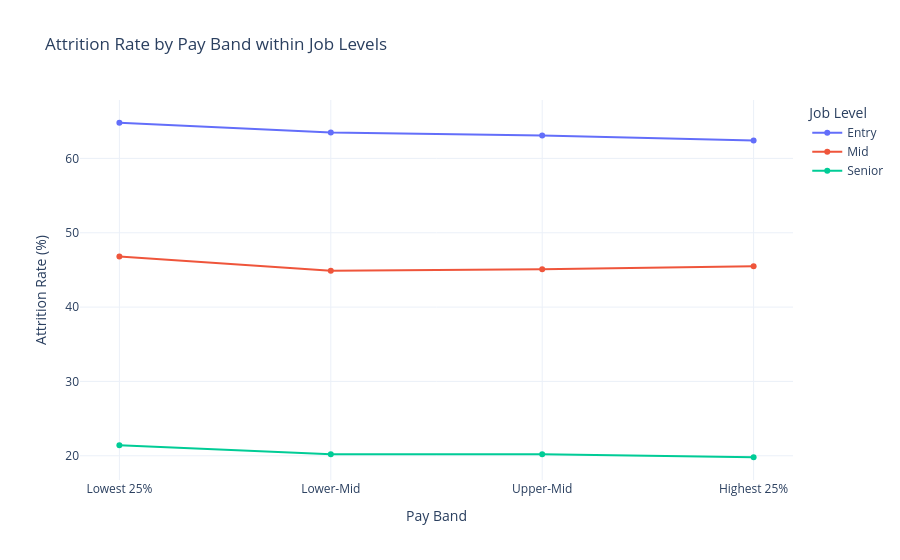

Notebook code for this chart:
### Markdown cell above
### Q4 · Pay Fairness
Analyzing attrition within pay bands at the same job level to identify fairness issues.

### Code cell
df['pay_band'] = df.groupby('job_level', observed=True)['monthly_income'].transform(
    lambda x: pd.qcut(x, 4, labels=['Lowest 25%', 'Lower-Mid', 'Upper-Mid', 'Highest 25%'])
)
pay_stats = rate_table(df, ['job_level', 'pay_band'])

fig = px.line(pay_stats, x="pay_band", y="rate", color="job_level", markers=True,
              title="Attrition Rate by Pay Band within Job Levels",
              labels=LABELS)
fig.update_layout(template=TEMPLATE)
fig.show()

show_answer(
    "Q4", "Pay Fairness & Retention",
    "Attrition is highest for the lowest-paid 25% within each job level. The retention benefit of pay flattens after the 'Upper-Mid' band.",
    "Review pay-band midpoints and prioritize raises for those in the 'Lowest 25%' to fix fairness-driven attrition."
)

### Figure 1 — Plotly figure (JSON) as saved in the notebook; plotly's stock layout.template omitted (floating-point values rounded to 4 significant figures)
{"data": [{"hovertemplate": "Job Level=Entry<br>Pay Band=%{x}<br>Attrition Rate (%)=%{y}<extra></extra>", "legendgroup": "Entry", "line": {"color": "#636efa", "dash": "solid"}, "marker": {"symbol": "circle"}, "mode": "lines+markers", "name": "Entry", "orientation": "v", "showlegend": true, "type": "scatter", "x": ["Lowest 25%", "Lower-Mid", "Upper-Mid", "Highest 25%"], "xaxis": "x", "y": [64.8, 63.5, 63.1, 62.4], "yaxis": "y"}, {"hovertemplate": "Job Level=Mid<br>Pay Band=%{x}<br>Attrition Rate (%)=%{y}<extra></extra>", "legendgroup": "Mid", "line": {"color": "#EF553B", "dash": "solid"}, "marker": {"symbol": "circle"}, "mode": "lines+markers", "name": "Mid", "orientation": "v", "showlegend": true, "type": "scatter", "x": ["Lowest 25%", "Lower-Mid", "Upper-Mid", "Highest 25%"], "xaxis": "x", "y": [46.8, 44.9, 45.1, 45.5], "yaxis": "y"}, {"hovertemplate": "Job Level=Senior<br>Pay Band=%{x}<br>Attrition Rate (%)=%{y}<extra></extra>", "legendgroup": "Senior", "line": {"color": "#00cc96", "dash": "solid"}, "marker": {"symbol": "circle"}, "mode": "lines+markers", "name": "Senior", "orientation": "v", "showlegend": true, "type": "scatter", "x": ["Lowest 25%", "Lower-Mid", "Upper-Mid", "Highest 25%"], "xaxis": "x", "y": [21.4, 20.2, 20.2, 19.8], "yaxis": "y"}], "layout": {"legend": {"title": {"text": "Job Level"}, "tracegroupgap": 0}, "title": {"text": "Attrition Rate by Pay Band within Job Levels"}, "xaxis": {"anchor": "y", "domain": [0, 1], "title": {"text": "Pay Band"}}, "yaxis": {"anchor": "x", "domain": [0, 1], "title": {"text": "Attrition Rate (%)"}}}}
